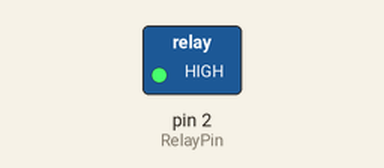
This sketch was run on a simulated Arduino Mega 2560, built with avr-gcc and run on an emulated ATmega2560. Parts: switched loads named in the sketch (green lamp = pin HIGH).

Above: at 0.1 s.
Timing chart, 0 to 1.6 s (numbered marks = the images above):
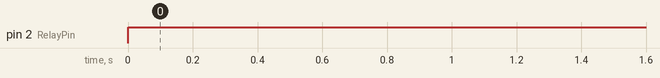

Measured:
- by itself, pin 2 (RelayPin): LOW → HIGH at 0.00 s

The sketch:

Relay_Test.ino
```cpp
/*

*/


#define RelayPin 2

// the setup function runs once when you press reset or power the board
void setup() {
  // initialize digital pin LED_BUILTIN as an output.
  pinMode(RelayPin, OUTPUT);
}

// the loop function runs over and over again forever
void loop() {
  digitalWrite(RelayPin, HIGH);                  // wait for a second
}
```
